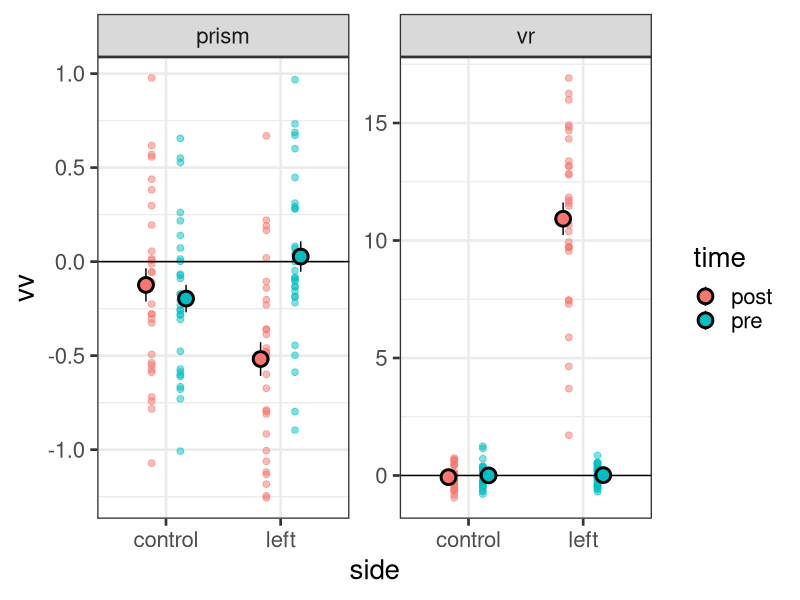
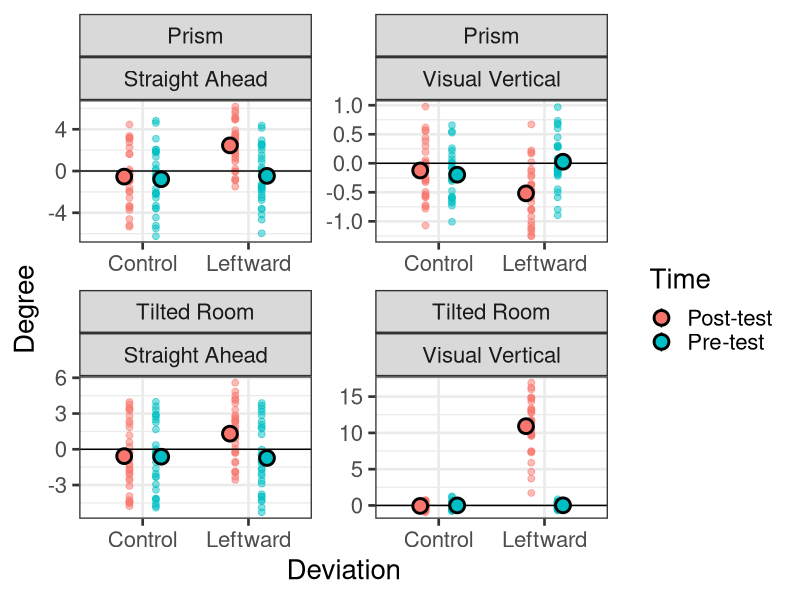
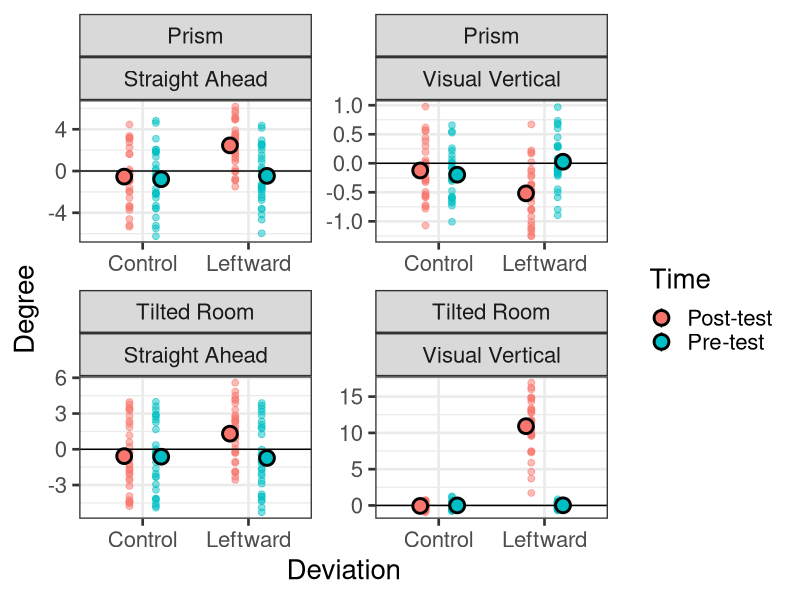

The R script that drew these images, in order: (Note: this script raises an error after producing the figures.)
# Simulation of data -------------------
library(truncnorm) 
library(tidyverse)
library(dplyr)

simu<-function(x){
# VV----------
# VV in pretest--------
vv_pre_prism_left <- rnorm(n=10, mean = 0, sd =1)
vv_pre_prism_control <- rnorm(n=10, mean = 0, sd =1)
vv_pre_vr_left <- rnorm(n=10, mean = 0, sd =1)
vv_pre_vr_control <- rnorm(n=10, mean = 0, sd =1)
# VV in posttest--------
vv_post_prism_left <- rnorm(n=10, mean = -0.5, sd =1)
vv_post_prism_control <- rnorm(n=10, mean = 0, sd =1)

vr_left<-rtruncnorm(n=1, a=3, b=17, mean=10, sd=7) # rnorm with lower and upper limits
vv_post_vr_left <- rnorm(n=10, mean = vr_left, sd =2)
vv_post_vr_control <- rnorm(n=10, mean = 0, sd =1)

vv_all<-cbind(vv_pre_prism_control, vv_pre_prism_left, vv_pre_vr_control, vv_pre_vr_left,
              vv_post_prism_control, vv_post_prism_left, vv_post_vr_control, vv_post_vr_left)

# SSA----------
# SSA in pretest--------

ssa_pre<-rtruncnorm(n=1, a=-5, b=5, mean=0, sd=3) # rnorm with lower and upper limits

ssa_pre_prism_left <- rnorm(n=10, mean = ssa_pre, sd =3)
ssa_pre_prism_control <- rnorm(n=10, mean = ssa_pre, sd =3)
ssa_pre_vr_left <- rnorm(n=10, mean = ssa_pre, sd =1)
ssa_pre_vr_control <- rnorm(n=10, mean = ssa_pre, sd =1)
# ssa in posttest--------
ssa_post<-rtruncnorm(n=1, a=-2, b=6, mean= 3, sd= 3) # rnorm with lower and upper limits

ssa_post_prism_left <- rnorm(n=10, mean = ssa_post, sd =1)
ssa_post_prism_control <- rnorm(n=10, mean = ssa_pre, sd =1)

ssa_post_vr<-rtruncnorm(n=1, a=-2, b=6, mean= 1, sd= 3) # rnorm with lower and upper limits
ssa_post_vr_left <- rnorm(n=10, mean = ssa_post_vr, sd =2)
ssa_post_vr_control <- rnorm(n=10, mean = ssa_pre, sd =1)

ssa_all<-cbind(ssa_pre_prism_control, ssa_pre_prism_left, ssa_pre_vr_control, ssa_pre_vr_left,
              ssa_post_prism_control, ssa_post_prism_left, ssa_post_vr_control, ssa_post_vr_left)

#Multi VV------------------
corMat <- matrix(c
            (1,0,0,0,0,0,0,0,
              0,1,0,0,0,0,0,0,
              0,0,1,0,0,0,0,0,
              0,0,0,1,0,0,0,0,
              0,0,0,0,1,0,0,0,
              0,0,0,0,0,1,0,0,
              0,0,0,0,0,0,1,0,
              0,0,0,0,0,0,0,1), 
            nrow = 8, ncol = 8)


mu_vv <- c(apply(vv_all, 2, mean)) 
stddev_vv <- c(apply(vv_all, 2, sd))
covMat_vv <- stddev_vv %*% t(stddev_vv) * corMat
df_vv<-as.data.frame(MASS::mvrnorm(n=10, mu = mu_vv, Sigma = covMat_vv))

mu_ssa <- c(apply(ssa_all, 2, mean)) 
stddev_ssa <- c(apply(ssa_all, 2, sd))
covMat_ssa <- stddev_ssa %*% t(stddev_ssa) * corMat
df_ssa<-as.data.frame(MASS::mvrnorm(n=10, mu = mu_ssa, Sigma = covMat_ssa))

df_vv_long<-
  df_vv %>% 
  gather(var, vv) %>%
  separate(var, sep ="_", into = c("measure", "time", "train", "side")) %>% 
  select(-measure) %>% 
  as_tibble()

df_ssa_long<-
  df_ssa %>% 
  gather(var, ssa) %>%
  separate(var, sep ="_", into = c("measure", "time", "train", "side")) %>% 
  select(-measure) %>% 
  as_tibble()

df_final<-df_vv_long %>% 
  inner_join(.,df_ssa_long, by = c("train", "time", "side")) %>% 
  mutate(id = x)


return(df_final)
}

 
ls<-lapply(seq(101,130,1), function(x) simu(x=x))
df_simu<-bind_rows(ls)
df_simu %>% 
  # filter(train == "prism") %>% 
  group_by(id, side,train, time) %>% 
  summarise(vv = mean(vv)) %>% 
ggplot(aes(x = side, y = vv,fill = time, col = time))+
  geom_point(width = 0.3, size=2,alpha=0.5,
             position = position_dodge(0.5))+
  geom_hline(yintercept = 0)+
  theme_bw(base_size=20)+
  facet_wrap(~ train, scale="free")+
  stat_summary(fun.y = mean,
               geom = "pointrange",
               fun.ymax = function(x) mean(x) + sd(x) / sqrt(length(x)),
               fun.ymin = function(x) mean(x) - sd(x) / sqrt(length(x)),
               position = position_dodge(0.7), size = 1, shape=21, col = "black",
               stroke= 1.5)

p<-
  df_simu %>% 
  rename("Visual Vertical" = "vv", "Straight Ahead"=ssa) %>% 
  mutate(train = fct_recode(train, 
             "Prism" = "prism", 
             "Tilted Room" = "vr"),
         side = fct_recode(side, 
                           "Control" = "control", 
                           "Leftward" = "left")) %>% 
  gather(., key = "task", value = "degree", 
         c(`Straight Ahead`, `Visual Vertical`)) %>% 
  group_by(id, side,train, time, task) %>% 
  summarise(degree = mean(degree)) %>% 
  ggplot(aes(x = side, y = degree,fill = time, col = time))+
  geom_point(width = 0.3, size=2,alpha=0.5,
             position = position_dodge(0.5))+
  geom_hline(yintercept = 0)+
  theme_bw(base_size=20)+
  facet_wrap(~ train*task, scale="free")+
  labs(y = "Degree", x = "Deviation")+
  scale_color_discrete(name = "Time", labels =c("Post-test", "Pre-test"))+
  scale_fill_discrete(name = "Time", labels =c("Post-test", "Pre-test"))+
  stat_summary(fun.y = mean,
               geom = "pointrange",
               fun.ymax = function(x) mean(x) + sd(x) / sqrt(length(x)),
               fun.ymin = function(x) mean(x) - sd(x) / sqrt(length(x)),
               position = position_dodge(0.7), size = 1, shape=21, col = "black",
               stroke= 1.5)
  
png("Expected_Data.png", units="in", width=14, height=10, res=200)
p
dev.off()
p

#STATISTICS----------
# T-TEST----------
# aggregate
df_simu_mean<-df_simu %>% 
  group_by(id, time, side, train) %>% 
  summarize(vv = mean(vv), ssa= mean(ssa)) %>% 
  ungroup()
# dcast = wide format
library(data.table)
setDT(df_simu_mean)
 df_simu_wide<-
  dcast(df_simu_mean, id ~ time+side+train,
                    value.var = c("ssa", "vv"))
df_t<-
  as.data.frame(df_simu_wide) %>% 
   select(id, contains("prism")) %>% 
   mutate(
     time =
     (vv_post_control_prism + vv_post_left_prism)-
     (vv_pre_control_prism + vv_pre_left_prism),
     side =
     (vv_post_left_prism + vv_pre_left_prism)-
   (vv_post_control_prism + vv_pre_control_prism),
      time_side = 
     (vv_post_left_prism + vv_pre_control_prism)-
     (vv_pre_left_prism + vv_post_control_prism))

lm(time_side ~ 1, df_t) %>% summary()
lm(time ~ 1, df_t) %>% summary()
lm(side ~ 1, df_t) %>% summary()

sort(rstudent(lm(time_side ~ 1, df_t)))
x<-out(lm(time_side ~ 1, df_t), df_t, cook = 10)
x$outlier
# xtabs(vv ~ id+time, data = df_simu_mean)
# aggregate(vv ~ id, df_simu_mean,I)

# ANOVA----------
library(afex)
m1<-afex::aov_4(vv ~ time*side + (time*side|id), 
                data =df_simu[df_simu$train=="prism",])
                                                              
summary(m1)
# le scénario avec shift VV de -0.5° et SD = 1 fonctionne pour train = prism!

m2<-afex::aov_4(ssa ~ time*side + (time*side|id), 
                data =df_simu[df_simu$train=="vr",])
summary(m2)
# le scénario avec shift PSA de +1° et SD = 3 ne 
# fonctionne pas pour train = VR !

# LMER--------------
# Interaction between the variables Deviation and Time
library(lme4)
library(lmerTest)
str(df_simu)
lmer(formula = vv ~ time*side + (time*side|id), data =df_simu)
# warning = model too complex
# BRMS---------------------
# library(tidybayes)
# library(brms)
# 
# df_simu$time_c<-ifelse(df_simu$time == "pre", -0.5, 0.5)
# df_simu$side_c<-ifelse(df_simu$side == "control", -0.5, 0.5)
# 
# prior_vv <- c(
#   prior(normal(0, 10), class = Intercept), 
#   # uninformative prior
#   prior(cauchy(0, 10), class = sd),
#   prior(normal(0, 10), class = b),
#   prior(lkj(2), class = cor)
# )
# # modelisation
# m1 <- brm(
#   vv ~ 1 + time_c*side_c + (1 + time_c*side_c|id),
#   data = df_simu,
#   prior = prior_vv,
#   sample_prior = TRUE,
#   save_all_pars = TRUE,
#   chains = 4,
#   warmup = 4000,
#   iter = 16000,
#   cores = parallel::detectCores(),
#   control = list(adapt_delta = .99)
# )
# result
# tidy(mod_degree)
